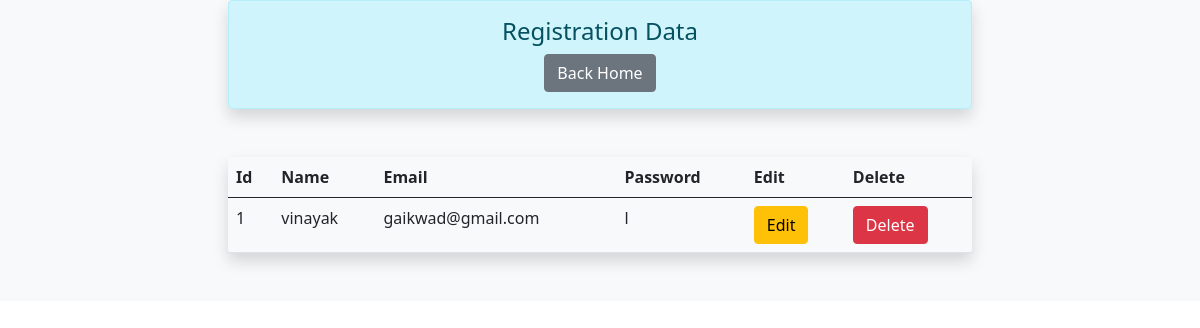
The page /suc/ on the database as committed earlier.
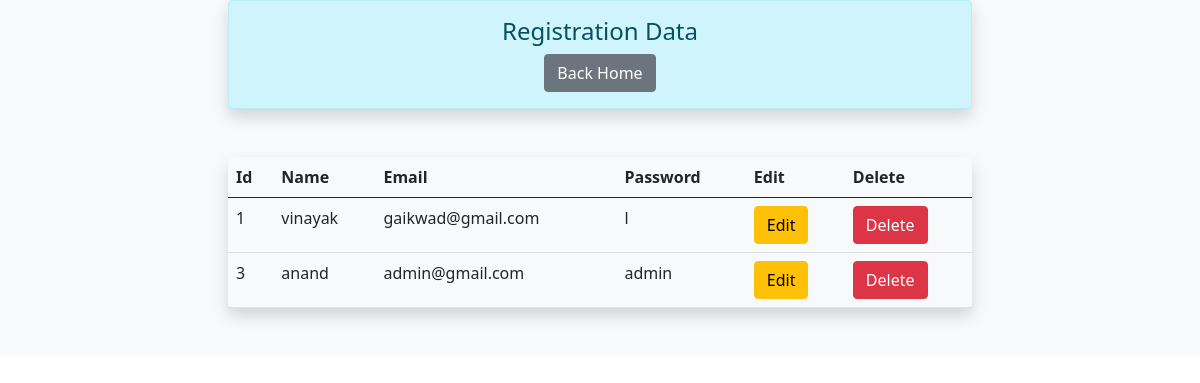
The same page on the database as committed later.
### core/models.py (models this page shows)
class mode(models.Model):
    name=models.CharField(max_length=20)
    email=models.EmailField()
    password=models.CharField(max_length=20)

### core/views.py (the view)
# urls.py: path('suc/',views.show,name='suc'),
def show(request):
    data=mode.objects.all()
    return render(request,'core/suc.html',{'data':data})

### core/templates/core/suc.html
{% extends 'core/base.html' %}
{% block body %}
<div class="bg-light">
<div class="row">
    <div class="col-sm-2">
    </div>
    <div class="col-sm-8">
        <div class="container">
            <div class="alert alert-info text-sm-center text-color shadow p-3 mb-5 rounded" role="alert">
                <span class="text-center fs-5"><h4>Registration Data</h4></span>
                <a type="submit" class="btn btn-secondary" href="{% url 'home' %}">Back Home</a></button>
              </div>
            <div class="">
                <table class="table shadow p-3 mb-5 bg-light rounded">
                    <thead>
                      <tr>
                        <th>Id</th>
                        <th>Name</th>
                        <th>Email</th>
                        <th>Password</th>
                        <th>Edit</th>
                        <th>Delete</th>
                      </tr>
                    </thead>
                    <tbody>
                        {% for dt in data %}
                      <tr>
                        <td>{{dt.id}}</td>
                        <td>{{dt.name}}</td>
                        <td>{{dt.email}}</td>
                        <td>{{dt.password}}</td>
                        <td><a type="submit" class="btn btn-warning" href="{% url 'update' dt.pk %}">Edit</a></button></td>
                        <td><a type="submit" class="btn btn-danger" href="{% url 'delete' dt.pk %}">Delete</a></button></td>
                      </tr>
                      {% endfor %}
                  </table>
            </div>
        </div>
    </div>
    <div class="col-sm-2">
    </div>
</div>
</div>
{% endblock body %}

### core/templates/core/base.html (shortened to what this page needs)
<!DOCTYPE html>
{% load static %}
<html lang="en">
<head>
    <link rel="stylesheet" href="{% static 'core/css/all.min.css' %}">
    <link rel="stylesheet" href="{% static 'core/css/bootstrap.min.css' %}">
    <link rel="stylesheet" href="{% static 'core/css/bootstrap.min.css' %}">
</head>
<body>
    {% block body %}
{% endblock body %}
</body>
</html>

Rows that differ between the two databases and show on the page:
added mode: id "3", name "anand", email "admin@gmail.com", password "admin"
